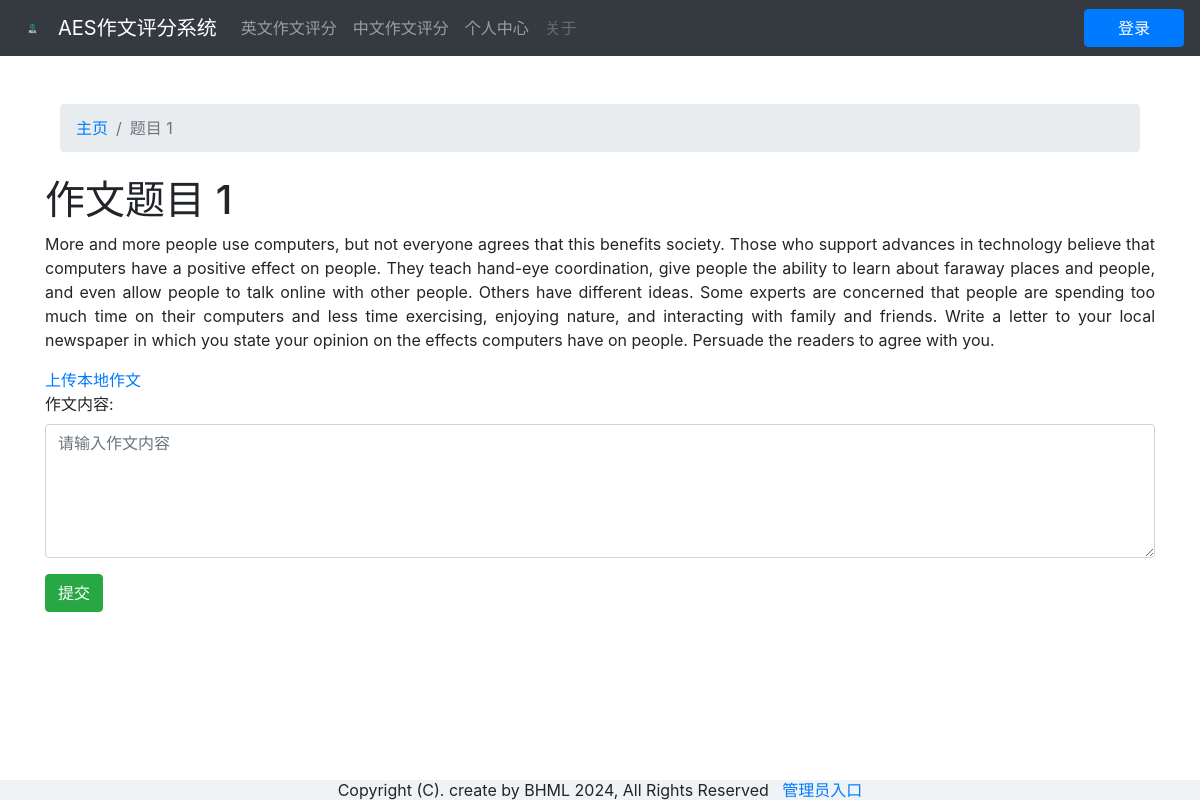
/1/, run on the app's committed database.
### grader/models.py (models this page shows, shortened)
class Question(models.Model):
    question_title = models.TextField(max_length=100000, verbose_name='英文作文题目')
    set = models.IntegerField(unique=True, verbose_name='作文集序号')
    min_score = models.IntegerField(verbose_name='最低分')
    max_score = models.IntegerField(verbose_name='作文分值')
    def update_content(self):
        if len(str(self.question_title)) > 35:
            return '{}...'.format(str(self.question_title)[0:35])
        else:
            return self.question_title
    update_content.short_description = '英文作文题目'
    class Meta:
        verbose_name = '英文作文题库'
        verbose_name_plural = verbose_name

### grader/views.py (the view)
# urls.py: path('<int:question_id>/', views.question, name='question'),
def question(request, question_id):
    question = get_object_or_404(Question, pk=question_id)
    if request.method == 'POST':
        form = AnswerForm(request.POST)
        if form.is_valid():
            content = form.cleaned_data.get('answer')
            if len(content) > 20:
                num_features = 300
                model = word2vec.KeyedVectors.load_word2vec_format(os.path.join(current_path, "deep_learning_files/word2vec.bin"), binary=True)
                clean_test_essays = []
                clean_test_essays.append(essay_to_wordlist( content, remove_stopwords=True ))
                testDataVecs = getAvgFeatureVecs( clean_test_essays, model, num_features )
                testDataVecs = np.array(testDataVecs)
                testDataVecs = np.reshape(testDataVecs, (testDataVecs.shape[0], 1, testDataVecs.shape[1]))
                lstm_model = get_model()
                lstm_model.load_weights(os.path.join(current_path, "deep_learning_files/final_lstm.h5"))
                preds = lstm_model.predict(testDataVecs)
                if math.isnan(preds):
                    preds = 0
                else:
                    preds = np.around(preds)
                if preds < 0:
                    preds = 0
                if preds > question.max_score:
                    preds = question.max_score
            else:
                preds = 0
            K.clear_session()
            essay = Essay.objects.create(
                content=content,
                question=question,
                score=preds,
                submitter=request.user.id
            )
        return redirect('grader:essay', question_id=question.set, essay_id=essay.id)
    else:
        form = AnswerForm()
    context = {
        "question": question,
        "form": form,
    }
    return render(request, 'grader/question.html', context)

### grader/forms.py
class AnswerForm(forms.ModelForm):
    answer = forms.CharField(label='作文内容', max_length=100000,
                             widget=forms.Textarea(attrs={'rows': 5, 'placeholder': "请输入作文内容"}))
    class Meta:
        model = Essay
        fields = ['answer']

### grader/templates/grader/question.html (shortened to what this page needs)
<!DOCTYPE html>
{% extends 'base.html' %}
{% load widget_tweaks %}
{% load static %}
{% block main_block %}
    <div class="container">
      <ol class="breadcrumb my-4">
          <li class="breadcrumb-item active"><a href="{% url 'grader:index' %}">主页</a></li>
          <li class="breadcrumb-item active">题目 {{ question.set }}</li>
      </ol>
    </div>
{% if question %}
    <h1>作文题目 {{ question.set }}</h1>
    <p class="text-justify">{{ question.question_title }}</p>
    <div>
        <a href={% url 'grader:file2txt' %}>
            上传本地作文
    </div>
    <form method="post" novalidate>
        {% include 'includes/form.html' %}
        <button type="submit" class="btn btn-success">提交</button>
    </form>
{% else %}
    <h1>发生错误！</h1>
{% endif %}
{% endblock %}

### static/css/base.css (style rules this page uses)
html { position: relative; min-height: 100%; }
body { padding-top: 5rem; margin-bottom: 10px; }

### data on the page
Question: set "1", question_title "More and more people use computers, but not everyone agrees that this benefits society. Those who support advances in technology believe that computers have a positive effect on people. They teach hand-eye coordination, give people the ability to learn about faraway places and people, and even allow people to talk online with other people. Others have different ideas. Some experts are concerned that people are spending too much time on their computers and less time exercising, enjoying nature, and interacting with family and friends. Write a letter to your local newspaper in which you state your opinion on the effects computers have on people. Persuade the readers to agree with you."

### other printed values
{{ field.label_tag }} "作文内容:"
